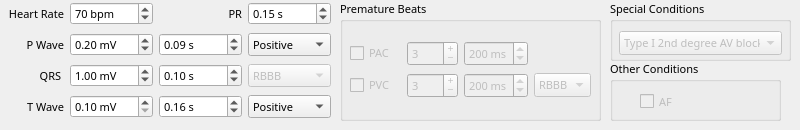
       <widget class="QWidget" name="customSettingsTab">
        <attribute name="title">
         <string>Custom settings</string>
        </attribute>
        <widget class="QGroupBox" name="specialconditionsbox">
         <property name="geometry">
          <rect>
           <x>610</x>
           <y>0</y>
           <width>181</width>
           <height>61</height>
          </rect>
         </property>
         <property name="font">
          <font>
           <family>Sans Serif</family>
           <pointsize>8</pointsize>
          </font>
         </property>
         <property name="title">
          <string comment="Group box title">Special Conditions</string>
         </property>
         <widget class="QComboBox" name="typesosblockinspecialconditions">
          <property name="enabled">
           <bool>false</bool>
          </property>
          <property name="geometry">
           <rect>
            <x>9</x>
            <y>31</y>
            <width>163</width>
            <height>24</height>
           </rect>
          </property>
          <property name="font">
           <font>
            <family>Sans Serif</family>
            <weight>50</weight>
            <bold>false</bold>
           </font>
          </property>
          <property name="toolTip">
           <string comment="Tooltip for special conditions">This simulates advanced atrio-ventricular conduction disturbances, such as 2nd a 3rd degree atrio-ventricular blocks. 
When AF is checked, this option is turned off.</string>
          </property>
          <property name="currentIndex">
           <number>1</number>
          </property>
          <item>
           <property name="text">
            <string>1st degree AV block</string>
           </property>
          </item>
          <item>
           <property name="text">
            <string>Type I 2nd degree AV block</string>
           </property>
          </item>
          <item>
           <property name="text">
            <string>Type II 2nd degree AV block</string>
           </property>
          </item>
          <item>
           <property name="text">
            <string>AV dissociation</string>
           </property>
          </item>
         </widget>
        </widget>
        <widget class="QGroupBox" name="otherconditionsgroupbox">
         <property name="geometry">
          <rect>
           <x>610</x>
           <y>60</y>
           <width>171</width>
           <height>61</height>
          </rect>
         </property>
         <property name="font">
          <font>
           <family>Sans Serif</family>
           <pointsize>8</pointsize>
          </font>
         </property>
         <property name="title">
          <string comment="Other signal conditions group box with AF button inside">Other Conditions</string>
         </property>
         <widget class="QCheckBox" name="atrialfibrillation">
          <property name="enabled">
           <bool>false</bool>
          </property>
          <property name="geometry">
           <rect>
            <x>30</x>
            <y>30</y>
            <width>85</width>
            <height>23</height>
           </rect>
          </property>
          <property name="font">
           <font>
            <family>Sans Serif</family>
            <pointsize>8</pointsize>
            <weight>50</weight>
            <bold>false</bold>
           </font>
          </property>
          <property name="toolTip">
           <string comment="Tooltip">When checked this option simulates an atrial fibrillation.
When checked turns inactive PR and P wave characteristics, as well as special conditions.</string>
          </property>
          <property name="text">
           <string comment="AF means Atrial Fibrilation (in a check box)">AF</string>
          </property>
         </widget>
        </widget>
        <widget class="QGroupBox" name="extrassistolegroupbox">
         <property name="geometry">
          <rect>
           <x>340</x>
           <y>0</y>
           <width>261</width>
           <height>121</height>
          </rect>
         </property>
         <property name="font">
          <font>
           <family>Sans Serif</family>
           <pointsize>8</pointsize>
          </font>
         </property>
         <property name="title">
          <string comment="Group box title">Premature Beats</string>
         </property>
         <widget class="QWidget" name="">
          <property name="geometry">
           <rect>
            <x>10</x>
            <y>40</y>
            <width>241</width>
            <height>61</height>
           </rect>
          </property>
          <layout class="QGridLayout" name="gridLayout_4">
           <item row="0" column="0">
            <widget class="QCheckBox" name="svecheckbox">
             <property name="enabled">
              <bool>false</bool>
             </property>
             <property name="font">
              <font>
               <family>Sans Serif</family>
               <pointsize>8</pointsize>
               <weight>50</weight>
               <bold>false</bold>
              </font>
             </property>
             <property name="toolTip">
              <string comment="Tooltip">Activates the presence of premature atrial contractions.
Inactive when AF is checked.</string>
             </property>
             <property name="text">
              <string comment="PAC = Premature Atrial Contractions (check box)">PAC</string>
             </property>
            </widget>
           </item>
           <item row="0" column="1">
            <widget class="QSpinBox" name="numberofsve">
             <property name="enabled">
              <bool>false</bool>
             </property>
             <property name="font">
              <font>
               <family>Sans Serif</family>
               <pointsize>8</pointsize>
               <weight>50</weight>
               <bold>false</bold>
              </font>
             </property>
             <property name="cursor">
              <cursorShape>ArrowCursor</cursorShape>
             </property>
             <property name="toolTip">
              <string comment="Tooltip">Defines the number of premature beats. Ranges from 1 to 99.</string>
             </property>
             <property name="wrapping">
              <bool>true</bool>
             </property>
             <property name="buttonSymbols">
              <enum>QAbstractSpinBox::PlusMinus</enum>
             </property>
             <property name="prefix">
              <string/>
             </property>
             <property name="minimum">
              <number>1</number>
             </property>
             <property name="maximum">
              <number>99</number>
             </property>
             <property name="value">
              <number>3</number>
             </property>
            </widget>
           </item>
           <item row="0" column="2">
            <widget class="QDoubleSpinBox" name="couplingofsve">
             <property name="enabled">
              <bool>false</bool>
             </property>
             <property name="font">
              <font>
               <family>Sans Serif</family>
               <pointsize>8</pointsize>
               <weight>50</weight>
               <bold>false</bold>
              </font>
             </property>
             <property name="toolTip">
              <string comment="Tooltip">Defines the coupling of premature beats. Ranges from 100 ms to 600 ms. You can only define a fixed coupling interval.</string>
             </property>
             <property name="prefix">
              <string/>
             </property>
             <property name="suffix">
              <string comment="miliseconds"> ms</string>
             </property>
             <property name="decimals">
              <number>0</number>
             </property>
             <property name="minimum">
              <double>100.000000000000000</double>
             </property>
             <property name="maximum">
              <double>600.000000000000000</double>
             </property>
             <property name="singleStep">
              <double>10.000000000000000</double>
             </property>
             <property name="value">
              <double>200.000000000000000</double>
             </property>
            </widget>
           </item>
           <item row="1" column="0">
            <widget class="QCheckBox" name="vecheckbox">
             <property name="enabled">
              <bool>false</bool>
             </property>
             <property name="font">
              <font>
               <family>Sans Serif</family>
               <pointsize>8</pointsize>
               <weight>50</weight>
               <bold>false</bold>
              </font>
             </property>
             <property name="toolTip">
              <string comment="Tooltip">Activates the presence of premature ventricular contractions.</string>
             </property>
             <property name="text">
              <string comment="PVC = Premature Ventricular Contractions (check box)">PVC</string>
             </property>
             <property name="tristate">
              <bool>false</bool>
             </property>
            </widget>
           </item>
           <item row="1" column="1">
            <widget class="QSpinBox" name="numberofve">
             <property name="enabled">
              <bool>false</bool>
             </property>
             <property name="font">
              <font>
               <family>Sans Serif</family>
               <pointsize>8</pointsize>
               <weight>50</weight>
               <bold>false</bold>
              </font>
             </property>
             <property name="cursor">
              <cursorShape>ArrowCursor</cursorShape>
             </property>
             <property name="toolTip">
              <string comment="Tooltip">Defines the number of premature beats. Ranges from 1 to 99.</string>
             </property>
             <property name="wrapping">
              <bool>true</bool>
             </property>
             <property name="buttonSymbols">
              <enum>QAbstractSpinBox::PlusMinus</enum>
             </property>
             <property name="prefix">
              <string/>
             </property>
             <property name="minimum">
              <number>1</number>
             </property>
             <property name="maximum">
              <number>99</number>
             </property>
             <property name="value">
              <number>3</number>
             </property>
            </widget>
           </item>
           <item row="1" column="2">
            <widget class="QDoubleSpinBox" name="couplingofve">
             <property name="enabled">
              <bool>false</bool>
             </property>
             <property name="font">
              <font>
               <family>Sans Serif</family>
               <pointsize>8</pointsize>
               <weight>50</weight>
               <bold>false</bold>
              </font>
             </property>
             <property name="toolTip">
              <string comment="Tooltip">Defines the coupling of premature beats. Ranges from 100 ms to 600 ms. You can only define a fixed coupling interval.</string>
             </property>
             <property name="prefix">
              <string/>
             </property>
             <property name="suffix">
              <string comment="miliseconds"> ms</string>
             </property>
             <property name="decimals">
              <number>0</number>
             </property>
             <property name="minimum">
              <double>100.000000000000000</double>
             </property>
             <property name="maximum">
              <double>600.000000000000000</double>
             </property>
             <property name="singleStep">
              <double>10.000000000000000</double>
             </property>
             <property name="value">
              <double>200.000000000000000</double>
             </property>
            </widget>
           </item>
           <item row="1" column="3">
            <widget class="QComboBox" name="morphologyofve">
             <property name="enabled">
              <bool>false</bool>
             </property>
             <property name="font">
              <font>
               <family>Sans Serif</family>
               <weight>50</weight>
               <bold>false</bold>
              </font>
             </property>
             <property name="toolTip">
              <string comment="Morphology of the intraventricular conduction disturbance">Defines the morphology of the intraventricular conduction disturbance. Can be set as intraventricular conduction disturbance with RBBB or as intraventricular conduction disturbance with LBBB.</string>
             </property>
             <item>
              <property name="text">
               <string>RBBB</string>
              </property>
             </item>
             <item>
              <property name="text">
               <string>LBBB</string>
              </property>
             </item>
            </widget>
           </item>
          </layout>
         </widget>
        </widget>
        <widget class="QWidget" name="">
         <property name="geometry">
          <rect>
           <x>0</x>
           <y>0</y>
           <width>331</width>
           <height>121</height>
          </rect>
         </property>
         <layout class="QGridLayout" name="gridLayout_2">
          <item row="0" column="0">
           <widget class="QLabel" name="heartratelabel">
            <property name="font">
             <font>
              <family>Sans Serif</family>
              <pointsize>8</pointsize>
             </font>
            </property>
            <property name="text">
             <string>Heart Rate</string>
            </property>
            <property name="alignment">
             <set>Qt::AlignRight|Qt::AlignTrailing|Qt::AlignVCenter</set>
            </property>
            <property name="buddy">
             <cstring>heartratespinBox</cstring>
            </property>
           </widget>
          </item>
          <item row="0" column="1">
           <widget class="QSpinBox" name="heartratespinBox">
            <property name="sizePolicy">
             <sizepolicy hsizetype="Fixed" vsizetype="Fixed">
              <horstretch>0</horstretch>
              <verstretch>0</verstretch>
             </sizepolicy>
            </property>
            <property name="minimumSize">
             <size>
              <width>83</width>
              <height>23</height>
             </size>
            </property>
            <property name="maximumSize">
             <size>
              <width>83</width>
              <height>23</height>
             </size>
            </property>
            <property name="font">
             <font>
              <family>Sans Serif</family>
              <pointsize>8</pointsize>
              <weight>50</weight>
              <bold>false</bold>
             </font>
            </property>
            <property name="cursor">
             <cursorShape>ArrowCursor</cursorShape>
            </property>
            <property name="toolTip">
             <string>Defines the heart rate. Ranges from 30 bpm to 200 bpm.</string>
            </property>
            <property name="wrapping">
             <bool>true</bool>
            </property>
            <property name="buttonSymbols">
             <enum>QAbstractSpinBox::UpDownArrows</enum>
            </property>
            <property name="suffix">
             <string comment="bpm = beats per minute"> bpm</string>
            </property>
            <property name="minimum">
             <number>30</number>
            </property>
            <property name="maximum">
             <number>200</number>
            </property>
            <property name="value">
             <number>70</number>
            </property>
           </widget>
          </item>
          <item row="0" column="2">
           <widget class="QLabel" name="prlabel">
            <property name="font">
             <font>
              <family>Sans Serif</family>
              <pointsize>8</pointsize>
             </font>
            </property>
            <property name="text">
             <string comment="Do not translate">PR</string>
            </property>
            <property name="alignment">
             <set>Qt::AlignRight|Qt::AlignTrailing|Qt::AlignVCenter</set>
            </property>
           </widget>
          </item>
          <item row="0" column="3">
           <widget class="QDoubleSpinBox" name="prduration">
            <property name="sizePolicy">
             <sizepolicy hsizetype="Fixed" vsizetype="Fixed">
              <horstretch>0</horstretch>
              <verstretch>0</verstretch>
             </sizepolicy>
            </property>
            <property name="minimumSize">
             <size>
              <width>83</width>
              <height>23</height>
             </size>
            </property>
            <property name="maximumSize">
             <size>
              <width>83</width>
              <height>23</height>
             </size>
            </property>
            <property name="font">
             <font>
              <family>Sans Serif</family>
              <pointsize>8</pointsize>
              <weight>50</weight>
              <bold>false</bold>
             </font>
            </property>
            <property name="toolTip">
             <string comment="PR Interval (do not translate PR)">Defines the duration of the PR interval. Ranges from 0.08 s to 0.30 s. Inactive when AF is checked.</string>
            </property>
            <property name="suffix">
             <string comment="seconds"> s</string>
            </property>
            <property name="decimals">
             <number>2</number>
            </property>
            <property name="minimum">
             <double>0.080000000000000</double>
            </property>
            <property name="maximum">
             <double>0.300000000000000</double>
            </property>
            <property name="singleStep">
             <double>0.010000000000000</double>
            </property>
            <property name="value">
             <double>0.150000000000000</double>
            </property>
           </widget>
          </item>
          <item row="1" column="0">
           <widget class="QLabel" name="pwavelabel">
            <property name="font">
             <font>
              <family>Sans Serif</family>
              <pointsize>8</pointsize>
             </font>
            </property>
            <property name="text">
             <string comment="Do not translate P">P Wave</string>
            </property>
            <property name="alignment">
             <set>Qt::AlignRight|Qt::AlignTrailing|Qt::AlignVCenter</set>
            </property>
            <property name="buddy">
             <cstring>pwaveamplitude</cstring>
            </property>
           </widget>
          </item>
          <item row="1" column="1">
           <widget class="QDoubleSpinBox" name="pwaveamplitude">
            <property name="sizePolicy">
             <sizepolicy hsizetype="Fixed" vsizetype="Fixed">
              <horstretch>0</horstretch>
              <verstretch>0</verstretch>
             </sizepolicy>
            </property>
            <property name="minimumSize">
             <size>
              <width>83</width>
              <height>23</height>
             </size>
            </property>
            <property name="maximumSize">
             <size>
              <width>83</width>
              <height>23</height>
             </size>
            </property>
            <property name="font">
             <font>
              <family>Sans Serif</family>
              <pointsize>8</pointsize>
              <weight>50</weight>
              <bold>false</bold>
             </font>
            </property>
            <property name="toolTip">
             <string>Defines the amplitude of the P wave. Ranges from 0.05 mV to 0.40 mV. Inactive when AF is checked.</string>
            </property>
            <property name="suffix">
             <string comment="milivolts"> mV</string>
            </property>
            <property name="decimals">
             <number>2</number>
            </property>
            <property name="minimum">
             <double>0.050000000000000</double>
            </property>
            <property name="maximum">
             <double>0.400000000000000</double>
            </property>
            <property name="singleStep">
             <double>0.050000000000000</double>
            </property>
            <property name="value">
             <double>0.200000000000000</double>
            </property>
           </widget>
          </item>
          <item row="1" column="2">
           <widget class="QDoubleSpinBox" name="pwaveduration">
            <property name="minimumSize">
             <size>
              <width>83</width>
              <height>23</height>
             </size>
            </property>
            <property name="maximumSize">
             <size>
              <width>83</width>
              <height>23</height>
             </size>
            </property>
            <property name="font">
             <font>
              <family>Sans Serif</family>
              <pointsize>8</pointsize>
              <weight>50</weight>
              <bold>false</bold>
             </font>
            </property>
            <property name="toolTip">
             <string>Defines the duration of the P wave. Ranges from 0.04 s to 0.14 s. Inactive when AF is checked</string>
            </property>
            <property name="suffix">
             <string comment="seconds"> s</string>
            </property>
            <property name="decimals">
             <number>2</number>
            </property>
            <property name="minimum">
             <double>0.040000000000000</double>
            </property>
            <property name="maximum">
             <double>0.140000000000000</double>
            </property>
            <property name="singleStep">
             <double>0.010000000000000</double>
            </property>
            <property name="value">
             <double>0.090000000000000</double>
            </property>
           </widget>
          </item>
          <item row="1" column="3">
           <widget class="QComboBox" name="pwavepositiveness">
            <property name="sizePolicy">
             <sizepolicy hsizetype="Fixed" vsizetype="Fixed">
              <horstretch>0</horstretch>
              <verstretch>0</verstretch>
             </sizepolicy>
            </property>
            <property name="minimumSize">
             <size>
              <width>83</width>
              <height>23</height>
             </size>
            </property>
            <property name="maximumSize">
             <size>
              <width>83</width>
              <height>23</height>
             </size>
            </property>
            <property name="font">
             <font>
              <family>Sans Serif</family>
              <pointsize>8</pointsize>
              <weight>50</weight>
              <bold>false</bold>
             </font>
            </property>
            <property name="toolTip">
             <string comment="Tooltip">Defines the orientation of the P wave. Can be set as positive or negative. Inactive when AF is checked.</string>
            </property>
            <item>
             <property name="text">
              <string>Positive</string>
             </property>
            </item>
            <item>
             <property name="text">
              <string>Negative</string>
             </property>
            </item>
           </widget>
          </item>
          <item row="2" column="0">
           <widget class="QLabel" name="qrslabel">
            <property name="font">
             <font>
              <family>Sans Serif</family>
              <pointsize>8</pointsize>
             </font>
            </property>
            <property name="text">
             <string comment="Do not translate QRS">QRS </string>
            </property>
            <property name="alignment">
             <set>Qt::AlignRight|Qt::AlignTrailing|Qt::AlignVCenter</set>
            </property>
            <property name="buddy">
             <cstring>qrsamplitude</cstring>
            </property>
           </widget>
          </item>
          <item row="2" column="1">
           <widget class="QDoubleSpinBox" name="qrsamplitude">
            <property name="minimumSize">
             <size>
              <width>83</width>
              <height>23</height>
             </size>
            </property>
            <property name="maximumSize">
             <size>
              <width>83</width>
              <height>23</height>
             </size>
            </property>
            <property name="font">
             <font>
              <family>Sans Serif</family>
              <pointsize>8</pointsize>
              <weight>50</weight>
              <bold>false</bold>
             </font>
            </property>
            <property name="toolTip">
             <string>Defines the amplitude of the QRS complex. Can range from 0.50 mV to 2.00 mV. </string>
            </property>
            <property name="suffix">
             <string comment="milivolts"> mV</string>
            </property>
            <property name="decimals">
             <number>2</number>
            </property>
            <property name="minimum">
             <double>0.500000000000000</double>
            </property>
            <property name="maximum">
             <double>2.000000000000000</double>
            </property>
            <property name="singleStep">
             <double>0.500000000000000</double>
            </property>
            <property name="value">
             <double>1.000000000000000</double>
            </property>
           </widget>
          </item>
          <item row="2" column="2">
           <widget class="QDoubleSpinBox" name="qrsduration">
            <property name="sizePolicy">
             <sizepolicy hsizetype="Fixed" vsizetype="Fixed">
              <horstretch>0</horstretch>
              <verstretch>0</verstretch>
             </sizepolicy>
            </property>
            <property name="minimumSize">
             <size>
              <width>83</width>
              <height>23</height>
             </size>
            </property>
            <property name="maximumSize">
             <size>
              <width>83</width>
              <height>23</height>
             </size>
            </property>
            <property name="font">
             <font>
              <family>Sans Serif</family>
              <pointsize>8</pointsize>
              <weight>50</weight>
              <bold>false</bold>
             </font>
            </property>
            <property name="toolTip">
             <string>Defines the duration of the QRS complex. Can range from 0.08 s to 0.16 s. </string>
            </property>
            <property name="suffix">
             <string comment="seconds"> s</string>
            </property>
            <property name="decimals">
             <number>2</number>
            </property>
            <property name="minimum">
             <double>0.080000000000000</double>
            </property>
            <property name="maximum">
             <double>0.160000000000000</double>
            </property>
            <property name="singleStep">
             <double>0.010000000000000</double>
            </property>
            <property name="value">
             <double>0.100000000000000</double>
            </property>
           </widget>
          </item>
          <item row="2" column="3">
           <widget class="QComboBox" name="qrspositiveness">
            <property name="enabled">
             <bool>false</bool>
            </property>
            <property name="sizePolicy">
             <sizepolicy hsizetype="Fixed" vsizetype="Fixed">
              <horstretch>0</horstretch>
              <verstretch>0</verstretch>
             </sizepolicy>
            </property>
            <property name="minimumSize">
             <size>
              <width>83</width>
              <height>23</height>
             </size>
            </property>
            <property name="maximumSize">
             <size>
              <width>83</width>
              <height>23</height>
             </size>
            </property>
            <property name="font">
             <font>
              <family>Sans Serif</family>
              <pointsize>8</pointsize>
              <weight>50</weight>
              <bold>false</bold>
             </font>
            </property>
            <property name="toolTip">
             <string comment="Tooltip">Defines the morphology of the QRS complex. Can be set as normal intarventricular conduction, intraventricular conduction disturbance with RBBB or as intraventricular conduction disturbance with LBBB. </string>
            </property>
            <property name="currentIndex">
             <number>1</number>
            </property>
            <item>
             <property name="text">
              <string>Normal</string>
             </property>
            </item>
            <item>
             <property name="text">
              <string>RBBB</string>
             </property>
            </item>
            <item>
             <property name="text">
              <string>LBBB</string>
             </property>
            </item>
           </widget>
          </item>
          <item row="3" column="0">
           <widget class="QLabel" name="twavelabel">
            <property name="font">
             <font>
              <family>Sans Serif</family>
              <pointsize>8</pointsize>
             </font>
            </property>
            <property name="text">
             <string comment="Do not translate T">T Wave</string>
            </property>
            <property name="alignment">
             <set>Qt::AlignRight|Qt::AlignTrailing|Qt::AlignVCenter</set>
            </property>
            <property name="buddy">
             <cstring>twaveamplitude</cstring>
            </property>
           </widget>
          </item>
          <item row="3" column="1">
           <widget class="QDoubleSpinBox" name="twaveamplitude">
            <property name="sizePolicy">
             <sizepolicy hsizetype="Fixed" vsizetype="Fixed">
              <horstretch>0</horstretch>
              <verstretch>0</verstretch>
             </sizepolicy>
            </property>
            <property name="minimumSize">
             <size>
              <width>83</width>
              <height>23</height>
             </size>
            </property>
            <property name="maximumSize">
             <size>
              <width>83</width>
              <height>23</height>
             </size>
            </property>
            <property name="font">
             <font>
              <family>Sans Serif</family>
              <pointsize>8</pointsize>
              <weight>50</weight>
              <bold>false</bold>
             </font>
            </property>
            <property name="toolTip">
             <string>Defines the amplitude of the T wave. Ranges from 0.10 mV to 0.50 mV. </string>
            </property>
            <property name="suffix">
             <string comment="milivolts"> mV</string>
            </property>
            <property name="decimals">
             <number>2</number>
            </property>
            <property name="minimum">
             <double>0.100000000000000</double>
            </property>
            <property name="maximum">
             <double>0.500000000000000</double>
            </property>
            <property name="singleStep">
             <double>0.050000000000000</double>
            </property>
            <property name="value">
             <double>0.100000000000000</double>
            </property>
           </widget>
          </item>
          <item row="3" column="2">
           <widget class="QDoubleSpinBox" name="twaveduration">
            <property name="sizePolicy">
             <sizepolicy hsizetype="Fixed" vsizetype="Fixed">
              <horstretch>0</horstretch>
              <verstretch>0</verstretch>
             </sizepolicy>
            </property>
            <property name="minimumSize">
             <size>
              <width>83</width>
              <height>23</height>
             </size>
            </property>
            <property name="maximumSize">
             <size>
              <width>83</width>
              <height>23</height>
             </size>
            </property>
            <property name="font">
             <font>
              <family>Sans Serif</family>
              <pointsize>8</pointsize>
              <weight>50</weight>
              <bold>false</bold>
             </font>
            </property>
            <property name="toolTip">
             <string>Defines the duration of the T wave. Ranges from 0.10 s to 0.40 s</string>
            </property>
            <property name="suffix">
             <string comment="seconds"> s</string>
            </property>
            <property name="decimals">
             <number>2</number>
            </property>
            <property name="minimum">
             <double>0.100000000000000</double>
            </property>
            <property name="maximum">
             <double>0.400000000000000</double>
            </property>
            <property name="singleStep">
             <double>0.010000000000000</double>
            </property>
            <property name="value">
             <double>0.160000000000000</double>
            </property>
           </widget>
          </item>
          <item row="3" column="3">
           <widget class="QComboBox" name="twavepositiveness">
            <property name="sizePolicy">
             <sizepolicy hsizetype="Fixed" vsizetype="Fixed">
              <horstretch>0</horstretch>
              <verstretch>0</verstretch>
             </sizepolicy>
            </property>
            <property name="minimumSize">
             <size>
              <width>83</width>
              <height>23</height>
             </size>
            </property>
            <property name="maximumSize">
             <size>
              <width>83</width>
              <height>23</height>
             </size>
            </property>
            <property name="font">
             <font>
              <family>Sans Serif</family>
              <pointsize>8</pointsize>
              <weight>50</weight>
              <bold>false</bold>
             </font>
            </property>
            <property name="toolTip">
             <string comment="List box can be Positive or Negative T Wave value">Defines the orientation of the T wave. Can be set as positive or negative</string>
            </property>
            <item>
             <property name="text">
              <string>Positive</string>
             </property>
            </item>
            <item>
             <property name="text">
              <string>Negative</string>
             </property>
            </item>
           </widget>
          </item>
         </layout>
        </widget>
        <zorder>extrassistolegroupbox</zorder>
        <zorder>specialconditionsbox</zorder>
        <zorder>otherconditionsgroupbox</zorder>
       </widget>
